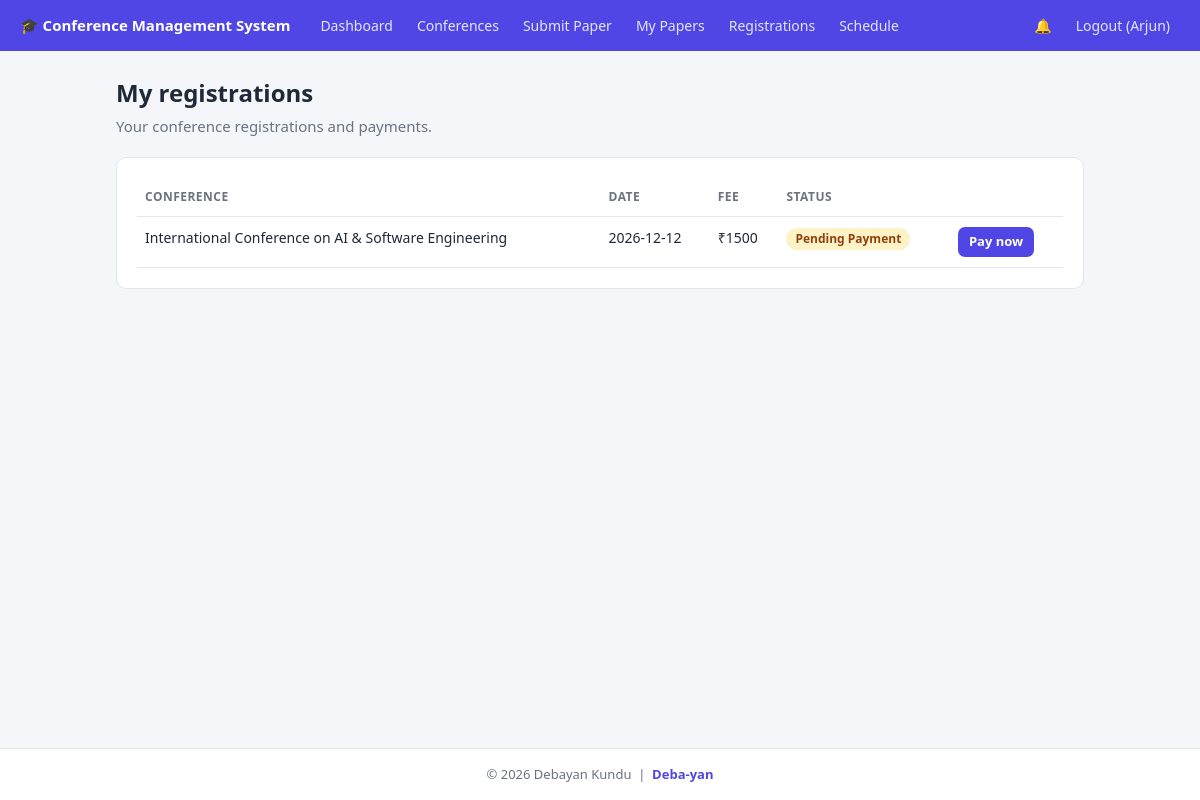
The app's page /registrations (signed in) with its own data.
### tables this page shows
CREATE TABLE users(id INTEGER PRIMARY KEY, name TEXT, email TEXT UNIQUE,
  password TEXT, role TEXT, created_at TEXT);

CREATE TABLE registrations(id INTEGER PRIMARY KEY, user_id INTEGER, conference_id INTEGER,
  affiliation TEXT, status TEXT DEFAULT 'Pending Payment', created_at TEXT, UNIQUE(user_id, conference_id));

CREATE TABLE conferences(id INTEGER PRIMARY KEY, name TEXT, date TEXT, venue TEXT,
  description TEXT, fee REAL DEFAULT 0, created_at TEXT);

### app.py (the view)
@app.route("/registrations")
@login_required("author", "reviewer", "participant")
def my_registrations():
    rows = q("""SELECT r.*, c.name conf, c.fee, c.date, (SELECT status FROM payments WHERE registration_id=r.id
                ORDER BY id DESC LIMIT 1) pay_status FROM registrations r JOIN conferences c ON c.id=r.conference_id
                WHERE r.user_id=? ORDER BY r.id DESC""", (g.user["id"],))
    return render_template("registrations.html", rows=rows)

### app.py (called while the page is built)
def db():
    if "db" not in g:
        g.db = sqlite3.connect(DB); g.db.row_factory = sqlite3.Row
    return g.db

def q(sql, args=(), one=False):
    cur = db().execute(sql, args); rows = cur.fetchall()
    return (rows[0] if rows else None) if one else rows

@app.before_request
def load_user():
    g.user = q("SELECT * FROM users WHERE id=?", (session["uid"],), one=True) if "uid" in session else None

@app.context_processor
def inject():
    unread = q("SELECT COUNT(*) c FROM notifications WHERE user_id=? AND is_read=0",
               (g.user["id"],), one=True)["c"] if g.user else 0
    return dict(user=g.user, unread=unread)

def login_required(*roles):
    def deco(f):
        @wraps(f)
        def wrap(*a, **k):
            if not g.user:
                flash("Please log in first.", "error"); return redirect(url_for("login"))
            if roles and g.user["role"] not in roles:
                flash("You don't have access to that page.", "error"); return redirect(url_for("dashboard"))
            return f(*a, **k)
        return wrap
    return deco

### templates/registrations.html
{% extends "base.html" %}{% block title %}Registrations{% endblock %}{% block body %}
<h1>My registrations</h1><p class="sub">Your conference registrations and payments.</p>
<div class="card">{% if rows %}<table><tr><th>Conference</th><th>Date</th><th>Fee</th><th>Status</th><th></th></tr>
{% for r in rows %}<tr><td>{{ r.conf }}</td><td>{{ r.date }}</td><td>{{ '₹%.0f'|format(r.fee) if r.fee else 'Free' }}</td>
<td><span class="tag {{ r.status.split()[0] }}">{{ r.status }}</span>{% if r.pay_status=='Failed' %} <span class="tag Failed">last payment failed</span>{% endif %}</td>
<td>{% if r.status!='Confirmed' %}<a class="btn sm" href="{{ url_for('pay', rid=r.id) }}">Pay now</a>{% endif %}</td></tr>{% endfor %}</table>
{% else %}<div class="empty">No registrations yet. <a href="{{ url_for('conferences') }}">Browse conferences</a>.</div>{% endif %}</div>{% endblock %}

### templates/base.html (shortened to what this page needs)
<!doctype html><html lang="en"><head><meta charset="utf-8"><meta name="viewport" content="width=device-width,initial-scale=1">
<link rel="stylesheet" href="{{ url_for('static', filename='style.css') }}">
</head><body>
<nav><span class="logo">🎓 Conference Management System</span>
{% if user %}
<a href="{{ url_for('dashboard') }}">Dashboard</a>
<a href="{{ url_for('conferences') }}">Conferences</a>
{% if user.role=='author' %}<a href="{{ url_for('submit') }}">Submit Paper</a><a href="{{ url_for('papers') }}">My Papers</a>{% endif %}
{% if user.role!='admin' %}<a href="{{ url_for('my_registrations') }}">Registrations</a>{% endif %}
<a href="{{ url_for('schedule') }}">Schedule</a>
<a href="{{ url_for('notifications') }}">🔔{% if unread %}<span class="badge">{{ unread }}</span>{% endif %}</a>
<a href="{{ url_for('logout') }}">Logout ({{ user.name.split()[0] }})</a>
{% endif %}</nav>
<main>{% with m = get_flashed_messages(with_categories=true) %}{% for c,t in m %}<div class="flash {{ c }}">{{ t }}</div>{% endfor %}{% endwith %}
{% block body %}{% endblock %}</main>
<footer class="site-footer">&copy; 2026 Debayan Kundu &nbsp;|&nbsp; <a href="https://github.com/Deba-yan" target="_blank" rel="noopener">Deba-yan</a></footer>
</body></html>

### static/style.css (style rules this page uses)
:root { --bg:#f5f6fa;--card:#fff;--ink:#1f2937;--mute:#6b7280;--brand:#4f46e5;--brand-d:#4338ca;--line:#e5e7eb;--ok:#15803d;--okbg:#dcfce7;--err:#b91c1c;--errbg:#fee2e2 }
* { box-sizing:border-box }
body { margin:0;font:15px/1.5 system-ui,-apple-system,Segoe UI,Roboto,sans-serif;background:var(--bg);color:var(--ink) }
nav { background:var(--brand);color:#fff;display:flex;flex-wrap:wrap;align-items:center;gap:4px;padding:0 20px }
nav .logo { font-weight:700;margin-right:16px;padding:14px 0 }
nav a { color:#e0e7ff;text-decoration:none;padding:14px 10px;font-size:14px }
main { max-width:1000px;margin:24px auto;padding:0 16px }
h1 { font-size:24px;margin:0 0 4px }
.sub { color:var(--mute);margin:0 0 20px }
.card { background:var(--card);border:1px solid var(--line);border-radius:10px;padding:20px;margin-bottom:18px }
button,.btn { display:inline-block;background:var(--brand);color:#fff;border:0;border-radius:7px;padding:9px 16px;font:inherit;font-weight:600;cursor:pointer;text-decoration:none;margin-top:14px }
.btn.sm { padding:5px 11px;font-size:13px;margin:0 }
table { width:100%;border-collapse:collapse;font-size:14px }
th,td { text-align:left;padding:10px 8px;border-bottom:1px solid var(--line);vertical-align:top }
th { color:var(--mute);font-size:12px;text-transform:uppercase;letter-spacing:.04em }
.tag { display:inline-block;padding:2px 9px;border-radius:99px;font-size:12px;font-weight:600;background:#e5e7eb }
.tag.Under,.tag.Pending { background:#fef3c7;color:#92400e }

### templates/base.html (style rules this page uses)
body { min-height:100vh;display:flex;flex-direction:column }
main { flex:1 0 auto;width:100% }
.site-footer { flex-shrink:0;background:#fff;border-top:1px solid #e5e7eb;color:#6b7280;font-size:13px;text-align:center;padding:16px;margin-top:30px }
.site-footer a { color:#4f46e5;font-weight:600;text-decoration:none }

### records on screen
users: name "Arjun"
registrations: conf "International Conference on AI & Software Engineering", date "2026-12-12", status "Pending Payment"
conferences: fee "₹1500"
